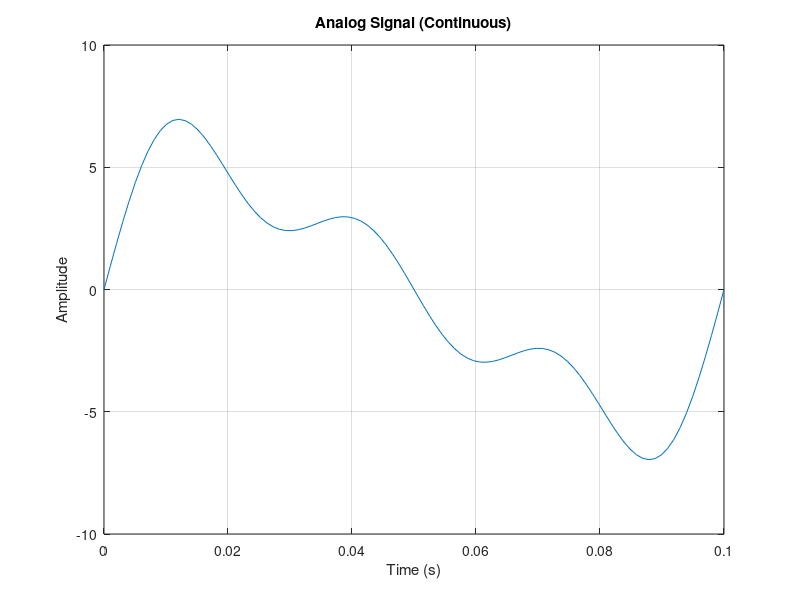
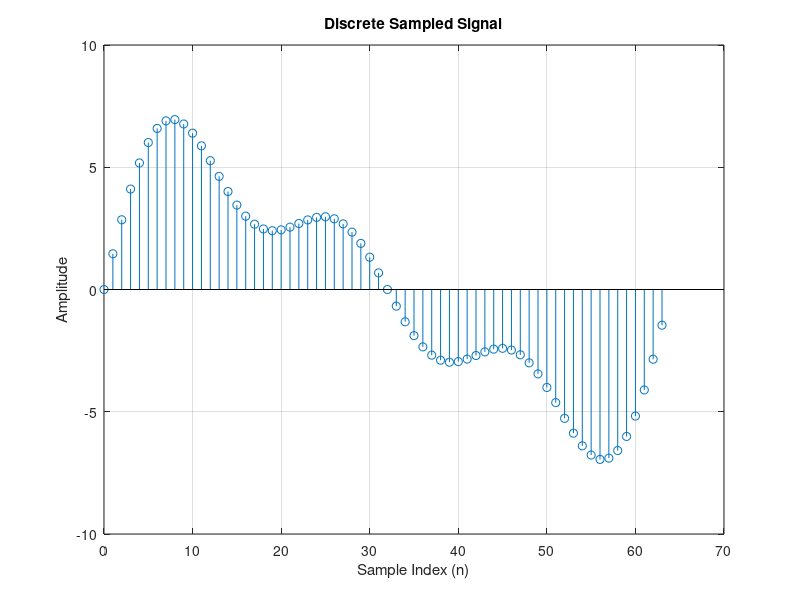
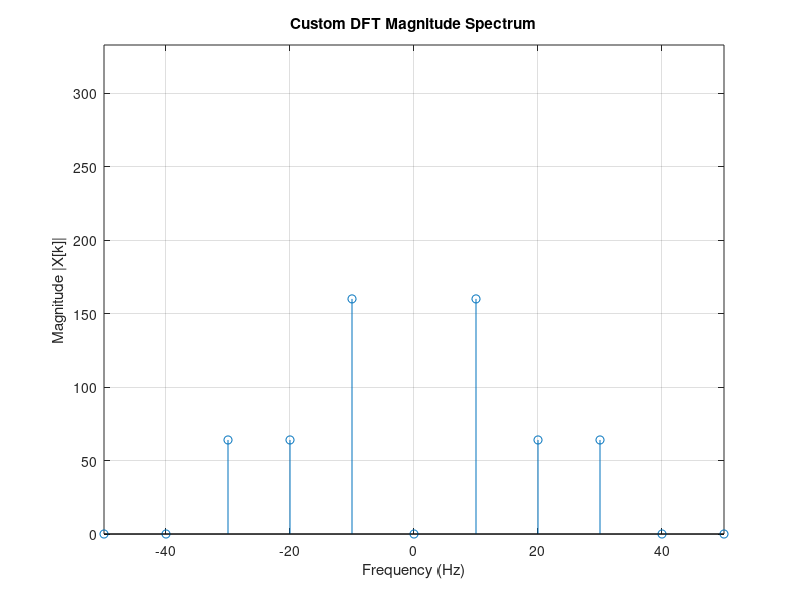
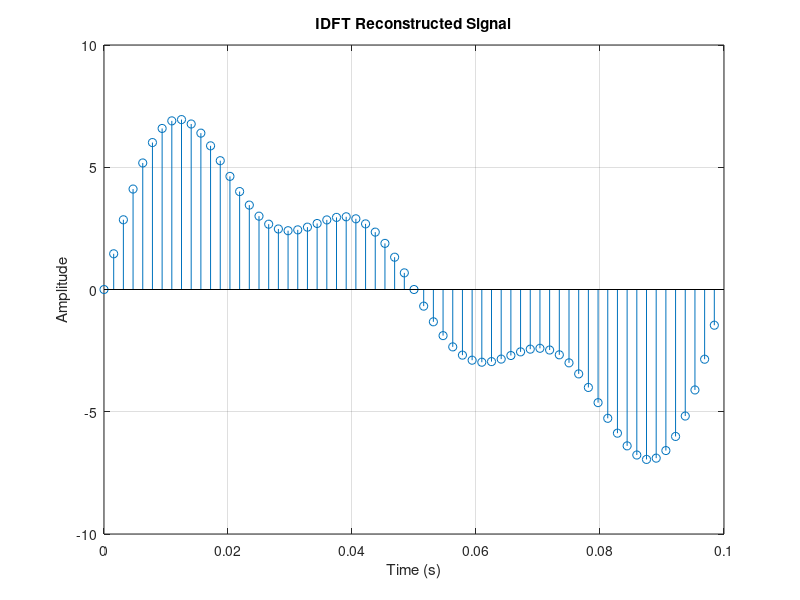

Recreate these plots in MATLAB, in order.
clc
clear all
close all

% 1. Signal Parameters
Fa = 10; % Analog Frequency
Fs = 640; % Sampling Frequency
Ts = 1/Fs; % Sampling Period
T_period = 1/Fa; % Period of the fundamental frequency

% 2. Analog Signal Generation (Time Domain)
% For visualization of the continuous signal
t_analog = 0 : T_period/99 : T_period;
y_analog = 5*sin(2*pi*Fa*t_analog) + 2*sin(2*pi*2*Fa*t_analog) + 2*sin(2*pi*3*Fa*t_analog);

figure(1)
plot(t_analog, y_analog);
title('Analog Signal (Continuous)');
xlabel('Time (s)');
ylabel('Amplitude');
grid on;

% 3. Discrete Signal Sampling
N = round(T_period / Ts); % Number of samples in one period
n_sample = 0 : N-1; % Sample index
t_discrete = n_sample * Ts; % Time vector for discrete samples

% Sampled Signal
y_discrete = 5*sin(2*pi*Fa*t_discrete) + 2*sin(2*pi*2*Fa*t_discrete) + 2*sin(2*pi*3*Fa*t_discrete);

figure(2)
stem(n_sample, y_discrete);
title('Discrete Sampled Signal');
xlabel('Sample Index (n)');
ylabel('Amplitude');
grid on;

% 4. Custom DFT Implementation (Forward Transform)
X_k = zeros(1, N); % Initialize the DFT result vector
for k = 0 : N-1 % Frequency index (k)
    sum_val = 0;
    for n = 0 : N-1 % Time index (n)
        % DFT formula: X[k] = sum( x[n] * exp(-j*2*pi*k*n/N) )
        sum_val = sum_val + y_discrete(n+1) * exp(-1i * 2 * pi * k * n / N);
    end
    X_k(k+1) = sum_val;
end

% 5. Plotting the DFT Magnitude Spectrum
% Frequency vector for plotting. We use fftshift to center the 0 Hz component.
f_shift = Fs * ((-N/2) : (N/2)-1) / N;

figure(3)
% Use abs() for magnitude and fftshift() to center the spectrum at 0 Hz
stem(f_shift, abs(fftshift(X_k)));
title('Custom DFT Magnitude Spectrum');
xlabel('Frequency (Hz)');
ylabel('Magnitude |X[k]|');
% Axis limits to focus on the signal's core frequencies (10, 20, 30 Hz)
axis([ -50 50 0 (N*5.2)]); % N*5 is the expected peak height for the 5*sin component
grid on;


% 6. IDFT Implementation (Inverse Transform)
% The input for IDFT is the DFT result, X_k
X_k_input = X_k;
x_n_reconstructed = zeros(1, N); % Initialize the IDFT result vector

for n = 0 : N-1 % Time index (n)
    sum_val = 0;
    for k = 0 : N-1 % Frequency index (k)
        % IDFT formula: x[n] = (1/N) * sum( X[k] * exp(j*2*pi*k*n/N) )
        sum_val = sum_val + X_k_input(k+1) * exp(1i * 2 * pi * k * n / N);
    end
    x_n_reconstructed(n+1) = sum_val / N; % Divide by N is crucial
end

% 7. Plotting the IDFT Result
% The reconstructed signal should be identical to the original discrete signal (y_discrete)
figure(4)
% We plot the REAL part because the original signal was purely real, and small 
% imaginary parts might arise due to floating-point errors.
stem(t_discrete, real(x_n_reconstructed));
title('IDFT Reconstructed Signal');
xlabel('Time (s)');
ylabel('Amplitude');
grid on;

% 8. Comparison with Built-in MATLAB Functions (Verification)
% X_k_builtin = fft(y_discrete);
% x_n_builtin = ifft(X_k_builtin);
% 
% figure(5)
% stem(f_shift, abs(fftshift(X_k_builtin)));
% title('Built-in FFT Magnitude Spectrum');
% xlabel('Frequency (Hz)');
% ylabel('Magnitude |X[k]|');
% grid on;
% 
% figure(6)
% stem(t_discrete, real(x_n_builtin));
% title('Built-in IFFT Reconstructed Signal');
% xlabel('Time (s)');
% ylabel('Amplitude');
%grid on
